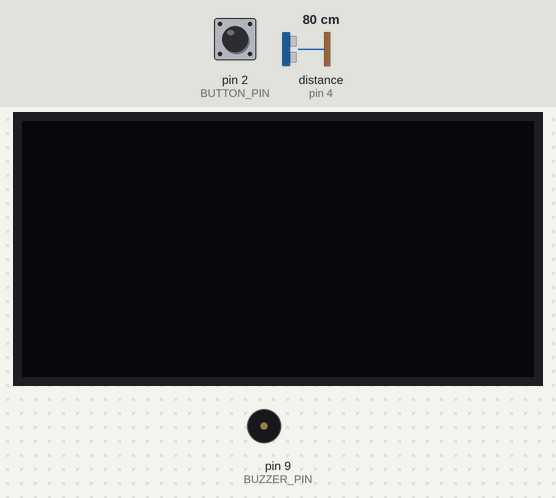
Bench run of a sketch on a simulated Arduino Uno, built with avr-gcc and run on an emulated ATmega328P. Parts: 128×64 one-colour display, buzzer (waves = sounding). Inputs (shaded band) come from the test bench; at power-on: pin 2 (BUTTON_PIN) HIGH, distance to the obstacle (sensor on pin 4) 80 cm. The echo pulse lasts 58.3 µs per cm; the display library's start-up logo is not drawn.

Above: at 3.2 s.
3.3 s: pin 2 (BUTTON_PIN) pulled LOW for 0.15 s
Timing chart, 0 to 6.3 s (numbered marks = the images above; inputs shaded):
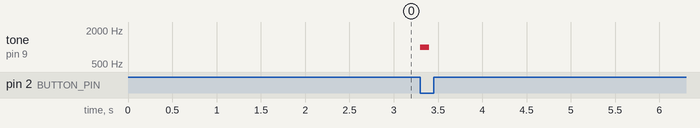

The sketch:

Select-01.ino
```cpp
#include <Wire.h>
#include <Adafruit_GFX.h>
#include <Adafruit_SSD1306.h>
#include <NewPing.h>

#define TRIGGER_PIN   6
#define ECHO_PIN      4
#define BUTTON_PIN    2
#define BUZZER_PIN    9
#define OLED_RESET    -1
#define SCREEN_WIDTH  128
#define SCREEN_HEIGHT 64
#define OLED_ADDRESS  0x3C

Adafruit_SSD1306 display(SCREEN_WIDTH, SCREEN_HEIGHT, &Wire, OLED_RESET);
NewPing sonar(TRIGGER_PIN, ECHO_PIN);

void setup() {
  pinMode(BUTTON_PIN, INPUT_PULLUP);
  pinMode(BUZZER_PIN, OUTPUT);
if(!display.begin(SSD1306_SWITCHCAPVCC, OLED_ADDRESS)) {
    Serial.println(F("SSD1306 allocation failed"));
    for(;;);
  }

  display.display();
  delay(2000);
  display.clearDisplay();
}

void selectProgram() {
  int distance = getDistance();
  display.clearDisplay();

  if (distance >= 0 && distance <= 3) {
    displayCenteredText("User1");
  } else if (distance > 3 && distance <= 6) {
    displayCenteredText("User2");
  } else if (distance > 6 && distance <= 9) {
    displayCenteredText("User3");
  }

  delay(5000);  // Display for 5 seconds
}

void displayCenteredText(const char* text) {
  display.setTextSize(2);
  display.setTextColor(SSD1306_WHITE);
  display.setCursor((SCREEN_WIDTH - display.getCursorX()) / 2, 16);
  display.println(text);
  display.display();
}

int getDistance() {
  digitalWrite(TRIGGER_PIN, LOW);
  delayMicroseconds(2);
  digitalWrite(TRIGGER_PIN, HIGH);
  delayMicroseconds(10);
  digitalWrite(TRIGGER_PIN, LOW);

  return sonar.ping_cm();
}

void loop() {
  int buttonState = digitalRead(BUTTON_PIN);

  if (buttonState == LOW) {
    tone(BUZZER_PIN, 1000, 100);  // Optional: Add a buzzer sound
    selectProgram();
    noTone(BUZZER_PIN);
  }
}
```

Measured:
- after the input at 3.3 s, tone on pin 9 (BUZZER_PIN): silent → 1000 Hz at once, → silent 0.10 s later
